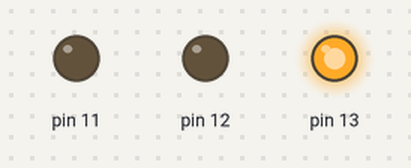
The sketch below on a simulated Arduino Uno, built with avr-gcc and run on an emulated ATmega328P. On the bench: output pins drawn as LEDs (lit = HIGH).

Above: at 0.7 s.
At 2.0 s:
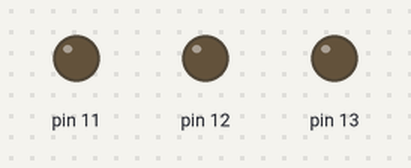
At 3.2 s:
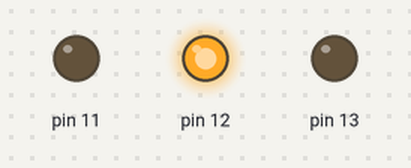
At 5.7 s:
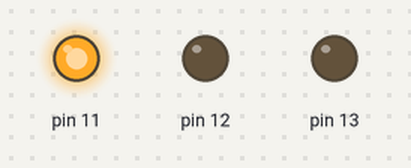
Timing chart, 0 to 9.8 s (numbered marks = the images above):
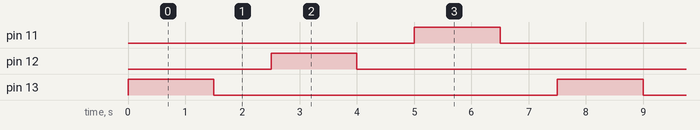

The sketch:

ej1.ino
```cpp
// C++ code
//
void setup(){
  pinMode(13, OUTPUT);
  pinMode(12, OUTPUT);
  pinMode(11, OUTPUT);
}

void loop(){
  digitalWrite(13, HIGH);
  delay(1500); // Wait for 1500 millisecond(s)
  digitalWrite(13, LOW);
  delay(1000); // Wait for 1000 millisecond(s)

  digitalWrite(12, HIGH);
  delay(1500); // Wait for 1500 millisecond(s)
  digitalWrite(12, LOW);
  delay(1000); // Wait for 1000 millisecond(s)

  digitalWrite(11, HIGH);
  delay(1500); // Wait for 1500 millisecond(s)
  digitalWrite(11, LOW);
  delay(1000); // Wait for 1000 millisecond(s)
}
```

Measured:
- by itself, pin 11–13: alternates HIGH for 1.5 s and LOW for 6.0 s
- by itself, everything shown: repeats every 7.5 s, in 6 steps
